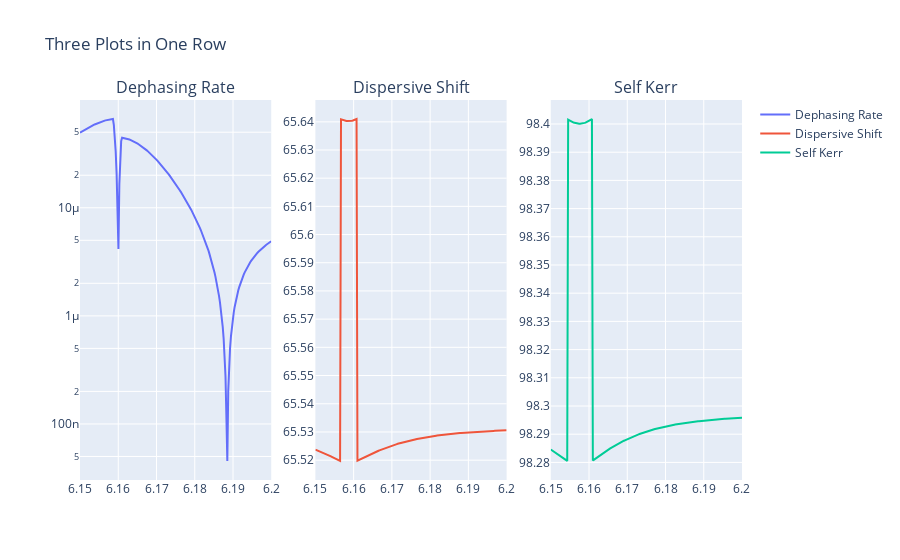

The cell this chart's notebook holds for it:
### Code cell
from plotly.subplots import make_subplots
import plotly.graph_objects as go
import numpy as np
import pandas as pd

# ...existing code...
data = { 'Frequency (GHz)': omega_range / 2 / np.pi, 'Dephasing Rate (KHz)': result[0], 'Dispersive Shift (GHz)': np.abs(result[1]), 'Self Kerr (GHz)': np.abs(result[2]) }

df = pd.DataFrame(data)
# Create a subplot figure
fig = make_subplots(rows=1, cols=3, subplot_titles=["Dephasing Rate", "Dispersive Shift", "Self Kerr"])

# Add Dephasing Rate trace
fig.add_trace(go.Scatter(x=df["Frequency (GHz)"], y=df["Dephasing Rate (KHz)"], mode="lines", name="Dephasing Rate"),
              row=1, col=1)

# Add Dispersive Shift trace
fig.add_trace(go.Scatter(x=df["Frequency (GHz)"], y=df["Dispersive Shift (GHz)"], mode="lines", name="Dispersive Shift"),
              row=1, col=2)

# Add Self Kerr trace
fig.add_trace(go.Scatter(x=df["Frequency (GHz)"], y=df["Self Kerr (GHz)"], mode="lines", name="Self Kerr"),
              row=1, col=3)

# Use log scale for y-axes
fig.update_yaxes(type="log", row=1, col=1)
fig.update_yaxes(type="log", row=1, col=2)
fig.update_yaxes(type="log", row=1, col=3)

fig.update_layout(title="Three Plots in One Row")
fig.show()

### Figure 1 — Plotly figure (JSON) as saved in the notebook; plotly's stock layout.template omitted (floating-point values rounded to 4 significant figures; data arrays with more than 128 entries replaced by an {"elided": "..."} marker saying what was removed)
{"data": [{"mode": "lines", "name": "Dephasing Rate", "type": "scatter", "x": {"elided": "210 float values"}, "xaxis": "x", "y": {"elided": "210 float values"}, "yaxis": "y"}, {"mode": "lines", "name": "Dispersive Shift", "type": "scatter", "x": {"elided": "210 float values"}, "xaxis": "x2", "y": {"elided": "210 float values"}, "yaxis": "y2"}, {"mode": "lines", "name": "Self Kerr", "type": "scatter", "x": {"elided": "210 float values"}, "xaxis": "x3", "y": {"elided": "210 float values"}, "yaxis": "y3"}], "layout": {"annotations": [{"font": {"size": 16}, "showarrow": false, "text": "Dephasing Rate", "x": 0.1444, "xanchor": "center", "xref": "paper", "y": 1, "yanchor": "bottom", "yref": "paper"}, {"font": {"size": 16}, "showarrow": false, "text": "Dispersive Shift", "x": 0.5, "xanchor": "center", "xref": "paper", "y": 1, "yanchor": "bottom", "yref": "paper"}, {"font": {"size": 16}, "showarrow": false, "text": "Self Kerr", "x": 0.8556, "xanchor": "center", "xref": "paper", "y": 1, "yanchor": "bottom", "yref": "paper"}], "title": {"text": "Three Plots in One Row"}, "xaxis": {"anchor": "y", "domain": [0, 0.2889]}, "xaxis2": {"anchor": "y2", "domain": [0.3556, 0.6444]}, "xaxis3": {"anchor": "y3", "domain": [0.7111, 1]}, "yaxis": {"anchor": "x", "domain": [0, 1], "type": "log"}, "yaxis2": {"anchor": "x2", "domain": [0, 1], "type": "log"}, "yaxis3": {"anchor": "x3", "domain": [0, 1], "type": "log"}}}
